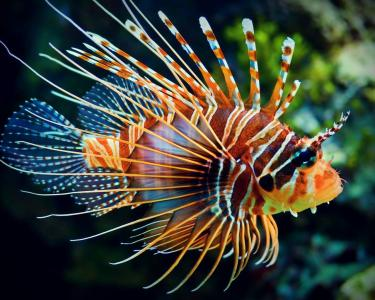
#> input picture datas/images/fish.jpg, 375 x 300 px
$ python filter2d-simple.py
#> lines starting #> are read from the running program, lines starting #| are printed output that depends on the picture
# -*- coding: utf-8 -*-
import  cv2 as cv
import numpy as np
kernel = np.array([[1, 1, 1],
                   [1, -8, 1],
                  [1, 1, 1]])

kernel2 = np.array([[0.04, 0.04, 0.04, 0.04, 0.04],
[0.04, 0.04, 0.04, 0.04, 0.04],
[0.04, 0.04, 0.04, 0.04, 0.04],
[0.04, 0.04, 0.04, 0.04, 0.04],
[0.04, 0.04, 0.04, 0.04, 0.04]])

kernel3 = np.array([[-2, -1, 0],
[-1, 1, 1],
[ 0, 1, 2]])

img = cv.imread('../../../datas/images/fish.jpg')
#> img is the input picture: shape (300, 375, 3); mean B, G, R 57.2, 67.8, 64.8

dst = cv.filter2D(img,-1,kernel)
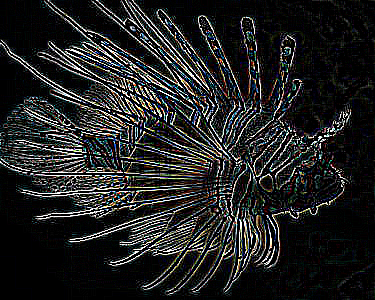
#> dst: shape (300, 375, 3); mean B, G, R 35, 35.1, 34.5
dst2 = cv.filter2D(img,-1,kernel2)
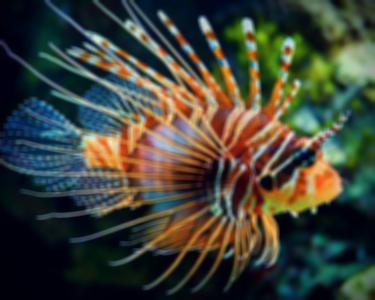
#> dst2: shape (300, 375, 3); mean B, G, R 57.2, 67.8, 64.8
dst3 = cv.filter2D(img,-1,kernel3)
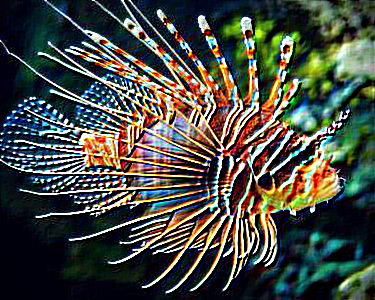
#> dst3: shape (300, 375, 3); mean B, G, R 66.8, 75, 70.9

cv.imshow("res",dst)
cv.imshow("res2",dst2)
cv.imshow("res3",dst3)

cv.waitKey()
cv.destroyAllWindows()
